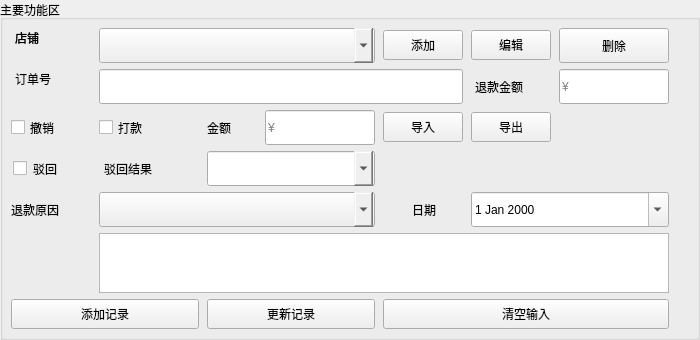
<?xml version="1.0" encoding="UTF-8"?>
<ui version="4.0">
 <class>InputPanel</class>
 <widget class="QGroupBox" name="InputPanel">
  <property name="geometry">
   <rect>
    <x>0</x>
    <y>0</y>
    <width>700</width>
    <height>300</height>
   </rect>
  </property>
  <property name="windowTitle">
   <string>主要功能区</string>
  </property>
  <property name="title">
   <string>主要功能区</string>
  </property>
  <layout class="QGridLayout" name="gridLayout">
   <property name="horizontalSpacing">
    <number>8</number>
   </property>
   <property name="verticalSpacing">
    <number>6</number>
   </property>
   <property name="leftMargin">
    <number>8</number>
   </property>
   <property name="topMargin">
    <number>8</number>
   </property>
   <property name="rightMargin">
    <number>28</number>
   </property>
   <property name="bottomMargin">
    <number>8</number>
   </property>
   
   <!-- 第一行：店铺选择 -->
   <item row="0" column="0">
    <widget class="QLabel" name="store_label">
     <property name="text">
      <string>店铺</string>
     </property>
     <property name="alignment">
      <set>Qt::AlignLeft</set>
     </property>
     <property name="minimumSize">
      <size>
       <width>40</width>
       <height>30</height>
      </size>
     </property>
     <property name="styleSheet">
      <string notr="true">padding: 1px;</string>
     </property>
    </widget>
   </item>
   <item row="0" column="1" colspan="3">
    <widget class="QComboBox" name="store_combo">
     <property name="minimumSize">
      <size>
       <width>200</width>
       <height>35</height>
      </size>
     </property>
     <property name="styleSheet">
      <string notr="true">padding: 6px 12px; border: 1px solid #CBD5E0; border-radius: 8px; background-color: #ffffff; font-size: 12px; color: #2D3748; QComboBox::drop-down { border: none; } QComboBox::down-arrow { image: none; border-left: 4px solid transparent; border-right: 4px solid transparent; border-top: 6px solid #718096; width: 0; height: 0; } QComboBox::down-arrow:on { border-top: 6px solid #4A5568; }</string>
     </property>
    </widget>
   </item>
   <item row="0" column="4">
    <widget class="QPushButton" name="add_store_btn">
     <property name="text">
      <string>添加</string>
     </property>
     <property name="toolTip">
      <string>添加新店铺</string>
     </property>
     <property name="minimumSize">
      <size>
       <width>35</width>
       <height>30</height>
      </size>
     </property>
    </widget>
   </item>
   <item row="0" column="5">
    <widget class="QPushButton" name="edit_store_btn">
     <property name="text">
      <string>编辑</string>
     </property>
     <property name="toolTip">
      <string>修改当前店铺名称</string>
     </property>
     <property name="minimumSize">
      <size>
       <width>35</width>
       <height>30</height>
      </size>
     </property>
    </widget>
   </item>
   <item row="0" column="6">
    <widget class="QPushButton" name="delete_store_btn">
     <property name="text">
      <string>删除</string>
     </property>
     <property name="toolTip">
      <string>删除当前店铺及其所有数据</string>
     </property>
     <property name="minimumSize">
      <size>
       <width>22</width>
       <height>35</height>
      </size>
     </property>
    </widget>
   </item>
   
   <!-- 第二行：订单号和退款金额 -->
   <item row="1" column="0">
    <widget class="QLabel" name="order_label">
     <property name="text">
      <string>订单号</string>
     </property>
     <property name="alignment">
      <set>Qt::AlignLeft</set>
     </property>
     <property name="minimumSize">
      <size>
       <width>50</width>
       <height>30</height>
      </size>
     </property>
     <property name="styleSheet">
      <string notr="true">padding: 1px;</string>
     </property>
    </widget>
   </item>
   <item row="1" column="1" colspan="4">
    <widget class="QLineEdit" name="order_no_edit">
     <property name="minimumSize">
      <size>
       <width>300</width>
       <height>35</height>
      </size>
     </property>
    </widget>
   </item>
   <item row="1" column="5">
    <widget class="QLabel" name="refund_label">
     <property name="text">
      <string>退款金额</string>
     </property>
     <property name="minimumSize">
      <size>
       <width>65</width>
       <height>30</height>
      </size>
     </property>
     <property name="styleSheet">
      <string notr="true">padding: 1px;</string>
     </property>
    </widget>
   </item>
   <item row="1" column="6">
    <widget class="QLineEdit" name="refund_amount_edit">
     <property name="placeholderText">
      <string>¥</string>
     </property>
     <property name="minimumSize">
      <size>
       <width>80</width>
       <height>35</height>
      </size>
     </property>
    </widget>
   </item>
   
   <!-- 第三行：复选框组和补偿金额 -->
   <item row="2" column="0">
    <widget class="QCheckBox" name="cancel_check">
     <property name="text">
      <string>撤销</string>
     </property>
     <property name="minimumSize">
      <size>
       <width>80</width>
       <height>25</height>
      </size>
     </property>
    </widget>
   </item>
   <item row="2" column="1">
    <widget class="QCheckBox" name="compensate_check">
     <property name="text">
      <string>打款</string>
     </property>
     <property name="minimumSize">
      <size>
       <width>100</width>
       <height>25</height>
      </size>
     </property>
    </widget>
   </item>
   <item row="2" column="2">
    <widget class="QLabel" name="comp_label">
     <property name="text">
      <string>金额</string>
     </property>
     <property name="minimumSize">
      <size>
       <width>50</width>
       <height>30</height>
      </size>
     </property>
    </widget>
   </item>
   <item row="2" column="3">
    <widget class="QLineEdit" name="comp_amount_edit">
     <property name="placeholderText">
      <string>¥</string>
     </property>
     <property name="minimumSize">
      <size>
       <width>80</width>
       <height>35</height>
      </size>
     </property>
    </widget>
   </item>
   
   <!-- 导入导出按钮 -->
   <item row="2" column="4">
    <widget class="QPushButton" name="import_btn">
     <property name="text">
      <string>导入</string>
     </property>
     <property name="toolTip">
      <string>导入Excel文件</string>
     </property>
     <property name="minimumSize">
      <size>
       <width>50</width>
       <height>30</height>
      </size>
     </property>
    </widget>
   </item>
   <item row="2" column="5">
    <widget class="QPushButton" name="export_btn">
     <property name="text">
      <string>导出</string>
     </property>
     <property name="toolTip">
      <string>导出Excel文件</string>
     </property>
     <property name="minimumSize">
      <size>
       <width>50</width>
       <height>30</height>
      </size>
     </property>
    </widget>
   </item>
   
   <!-- 第四行：驳回相关 -->
   <item row="3" column="0">
    <widget class="QCheckBox" name="reject_check">
     <property name="text">
      <string>驳回</string>
     </property>
     <property name="minimumSize">
      <size>
       <width>78</width>
       <height>25</height>
      </size>
     </property>
     <property name="styleSheet">
      <string notr="true">padding-left: 2px;</string>
     </property>
    </widget>
   </item>
   <item row="3" column="1">
    <widget class="QLabel" name="reject_result_label">
     <property name="text">
      <string>驳回结果</string>
     </property>
     <property name="minimumSize">
      <size>
       <width>58</width>
       <height>30</height>
      </size>
     </property>
     <property name="styleSheet">
      <string notr="true">padding-left: 2px;</string>
     </property>
    </widget>
   </item>
   <item row="3" column="2" colspan="2">
    <widget class="QComboBox" name="reject_result_combo">
     <property name="minimumSize">
      <size>
       <width>150</width>
       <height>35</height>
      </size>
     </property>
     <property name="editable">
      <bool>true</bool>
     </property>
     <property name="styleSheet">
      <string notr="true">padding: 6px 12px; border: 1px solid #CBD5E0; border-radius: 8px; background-color: #ffffff; font-size: 12px; color: #2D3748; QComboBox::drop-down { border: none; } QComboBox::down-arrow { image: none; border-left: 4px solid transparent; border-right: 4px solid transparent; border-top: 6px solid #718096; width: 0; height: 0; } QComboBox::down-arrow:on { border-top: 6px solid #4A5568; }</string>
     </property>
    </widget>
   </item>
   
   <!-- 第五行：退款原因和日期 -->
   <item row="4" column="0">
    <widget class="QLabel" name="reason_label">
     <property name="text">
      <string>退款原因</string>
     </property>
     <property name="minimumSize">
      <size>
       <width>70</width>
       <height>30</height>
      </size>
     </property>
    </widget>
   </item>
   <item row="4" column="1" colspan="3">
    <widget class="QComboBox" name="reason_combo">
     <property name="minimumSize">
      <size>
       <width>250</width>
       <height>35</height>
      </size>
     </property>
     <property name="styleSheet">
      <string notr="true">padding: 6px 12px; border: 1px solid #CBD5E0; border-radius: 8px; background-color: #ffffff; font-size: 12px; color: #2D3748; QComboBox::drop-down { border: none; } QComboBox::down-arrow { image: none; border-left: 4px solid transparent; border-right: 4px solid transparent; border-top: 6px solid #718096; width: 0; height: 0; } QComboBox::down-arrow:on { border-top: 6px solid #4A5568; }</string>
     </property>
    </widget>
   </item>
   <item row="4" column="4">
    <widget class="QLabel" name="date_label">
     <property name="text">
      <string>日期</string>
     </property>
     <property name="alignment">
      <set>Qt::AlignCenter</set>
     </property>
     <property name="minimumSize">
      <size>
       <width>26</width>
       <height>30</height>
      </size>
     </property>
     <property name="styleSheet">
      <string notr="true">margin-left: 2px;</string>
     </property>
    </widget>
   </item>
   <item row="4" column="5" colspan="2">
    <widget class="QDateEdit" name="record_date_edit">
     <property name="minimumSize">
      <size>
       <width>120</width>
       <height>35</height>
      </size>
     </property>
     <property name="calendarPopup">
      <bool>true</bool>
     </property>
    </widget>
   </item>
   
   <!-- 第一行：店铺选择 -->
   <item row="0" column="0">
    <widget class="QLabel" name="store_label">
     <property name="text">
      <string>店铺</string>
     </property>
     <property name="alignment">
      <set>Qt::AlignLeft</set>
     </property>
     <property name="minimumSize">
      <size>
       <width>40</width>
       <height>30</height>
      </size>
     </property>
     <property name="styleSheet">
      <string notr="true">padding: 1px;</string>
     </property>
    </widget>
   </item>
   <item row="5" column="1" colspan="6">
    <widget class="QTextEdit" name="notes_edit">
     <property name="minimumSize">
      <size>
       <width>0</width>
       <height>60</height>
      </size>
     </property>
     <property name="maximumHeight">
      <number>80</number>
     </property>
    </widget>
   </item>
   
   <!-- 第七行：操作按钮 -->
   <item row="6" column="0" colspan="2">
    <widget class="QPushButton" name="add_btn">
     <property name="text">
      <string>添加记录</string>
     </property>
     <property name="minimumSize">
      <size>
       <width>90</width>
       <height>30</height>
      </size>
     </property>
    </widget>
   </item>
   <item row="6" column="2" colspan="2">
    <widget class="QPushButton" name="update_btn">
     <property name="text">
      <string>更新记录</string>
     </property>
     <property name="minimumSize">
      <size>
       <width>90</width>
       <height>30</height>
      </size>
     </property>
    </widget>
   </item>
   <item row="6" column="4" colspan="3">
    <widget class="QPushButton" name="clear_btn">
     <property name="text">
      <string>清空输入</string>
     </property>
     <property name="minimumSize">
      <size>
       <width>90</width>
       <height>30</height>
      </size>
     </property>
    </widget>
   </item>
  </layout>
 </widget>
 <resources/>
 <connections/>
</ui>
